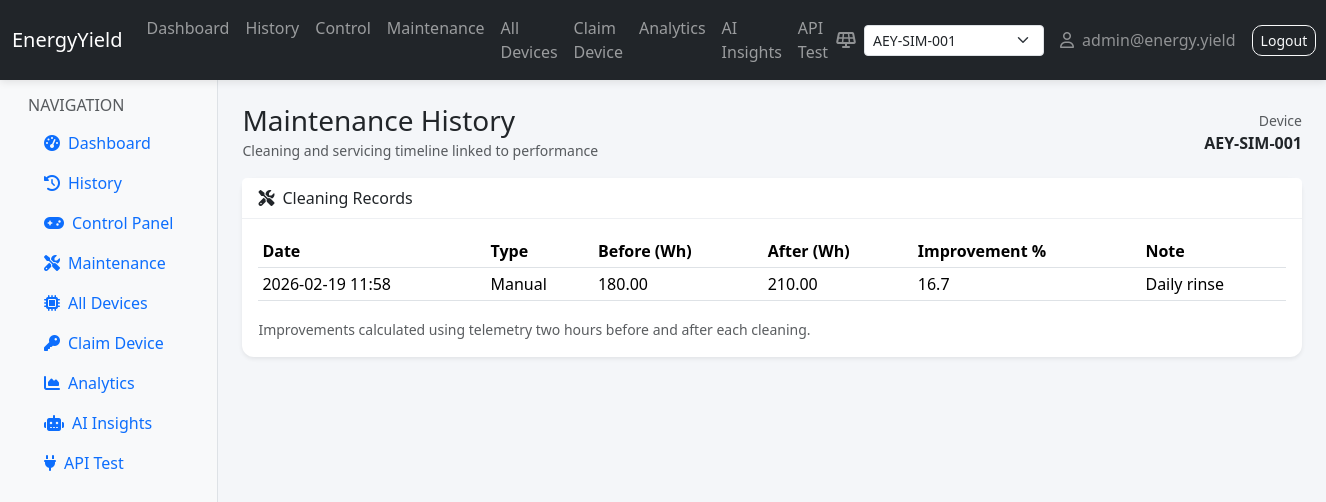
/maintenance (signed in), run on the app's committed database.
### models.py (models this page shows)
class User(db.Model):
    __tablename__ = "users"
    id = db.Column(db.Integer, primary_key=True)
    name = db.Column(db.String(128), nullable=False)
    email = db.Column(db.String(255), nullable=False, unique=True, index=True)
    password_hash = db.Column(db.String(255), nullable=False)
    created_at = db.Column(db.DateTime, nullable=False, default=datetime.utcnow)
    devices = db.relationship("Device", backref="owner", lazy=True)

class CleaningLog(db.Model):
    __tablename__ = "cleaning_logs"
    id = db.Column(db.Integer, primary_key=True)
    device_id = db.Column(db.String(64), db.ForeignKey("devices.device_id"), index=True, nullable=False)
    cleaned_at = db.Column(db.DateTime, nullable=False, default=datetime.utcnow)
    cleaning_type = db.Column(db.String(32), nullable=False)
    note = db.Column(db.Text, nullable=True)
    energy_before_wh = db.Column(db.Float, nullable=True)
    energy_after_wh = db.Column(db.Float, nullable=True)
    improvement_percent = db.Column(db.Float, nullable=True)

### routes/web.py (the view)
@web_bp.route("/maintenance")
@login_required
def maintenance():
    user = get_current_user()
    selected_device_id = _get_selected_device_id(user)
    devices = _get_user_devices(user)
    logs = []
    if selected_device_id:
        logs = (
            CleaningLog.query.filter_by(device_id=selected_device_id)
            .order_by(CleaningLog.cleaned_at.desc())
            .limit(100)
            .all()
        )
    return render_template("maintenance.html", devices=devices, selected_device_id=selected_device_id, logs=logs)

### auth.py (called while the page is built)
def get_current_user() -> Optional[User]:
    if hasattr(g, "user"):
        return g.user
    user_id = session.get("user_id")
    if not user_id:
        g.user = None
        return None
    user = User.query.get(user_id)
    g.user = user
    return user

def login_required(view: Callable):
    @wraps(view)
    def wrapped(*args, **kwargs):
        user = get_current_user()
        if not user:
            flash("Please log in to continue", "warning")
            return redirect(url_for("web.login"))
        return view(*args, **kwargs)
    return wrapped

### routes/web.py (called while the page is built)
def _get_user_devices(user):
    return Device.query.filter_by(user_id=user.id).order_by(Device.device_id.asc()).all()

def _get_selected_device_id(user):
    selected = session.get("selected_device_id")
    if selected:
        device = Device.query.filter_by(user_id=user.id, device_id=selected).first()
        if device:
            return selected
    first = Device.query.filter_by(user_id=user.id).order_by(Device.device_id.asc()).first()
    if first:
        session["selected_device_id"] = first.device_id
        return first.device_id
    return None

@web_bp.before_request
def load_user():
    get_current_user()

@web_bp.app_context_processor
def inject_nav_devices():
    user = get_current_user()
    if not user:
        return {}
    devices = _get_user_devices(user)
    selected = _get_selected_device_id(user)
    return {"nav_devices": devices, "nav_selected_device_id": selected}

### templates/maintenance.html (shortened to what this page needs)
{% extends 'base.html' %}
{% block content %}
<div class="d-flex flex-wrap align-items-center mb-3 gap-3">
  <div>
    <h3 class="mb-0">Maintenance History</h3>
    <small class="text-muted">Cleaning and servicing timeline linked to performance</small>
  </div>
  <div class="ms-auto text-end">
    <div class="text-muted small">Device</div>
    <div class="fw-semibold">{{ selected_device_id or 'No device' }}</div>
  </div>
</div>
<div class="card shadow-sm">
  <div class="card-header"><i class="fa-solid fa-screwdriver-wrench me-2"></i>Cleaning Records</div>
  <div class="card-body">
    <div class="table-responsive">
      <table class="table table-sm align-middle">
        <thead>
          <tr>
            <th>Date</th>
            <th>Type</th>
            <th>Before (Wh)</th>
            <th>After (Wh)</th>
            <th>Improvement %</th>
            <th>Note</th>
          </tr>
        </thead>
        <tbody>
          {% for item in logs %}
          <tr>
            <td>{{ item.cleaned_at.strftime('%Y-%m-%d %H:%M') if item.cleaned_at else '' }}</td>
            <td class="text-capitalize">{{ item.cleaning_type.replace('_', ' ') }}</td>
            <td>{{ '%.2f'|format(item.energy_before_wh) if item.energy_before_wh is not none else '--' }}</td>
            <td>{{ '%.2f'|format(item.energy_after_wh) if item.energy_after_wh is not none else '--' }}</td>
            <td>{{ '%.1f'|format(item.improvement_percent) if item.improvement_percent is not none else 'pending' }}</td>
            <td>{{ item.note or '' }}</td>
          </tr>
          {% else %}
          <tr><td colspan="6" class="text-muted">No maintenance records yet.</td></tr>
          {% endfor %}
        </tbody>
      </table>
    </div>
    <small class="text-muted">Improvements calculated using telemetry two hours before and after each cleaning.</small>
  </div>
</div>
{% endblock %}

### templates/base.html (shortened to what this page needs)
<!doctype html>
<html lang="en">
<head>
  <link href="https://cdn.jsdelivr.net/npm/bootstrap@5.3.3/dist/css/bootstrap.min.css" rel="stylesheet">
  <link href="https://cdnjs.cloudflare.com/ajax/libs/font-awesome/6.5.1/css/all.min.css" rel="stylesheet">
  <link rel="stylesheet" href="{{ url_for('static', filename='css/style.css') }}">
</head>
<body>
  <nav class="navbar navbar-expand-lg navbar-dark bg-dark">
    <div class="container-fluid">
      <a class="navbar-brand" href="/">EnergyYield</a>
      <div class="collapse navbar-collapse" id="navbarNav">
        <ul class="navbar-nav me-auto">
          {% if g.user %}
          <li class="nav-item"><a class="nav-link" href="/dashboard">Dashboard</a></li>
          <li class="nav-item"><a class="nav-link" href="/history">History</a></li>
          <li class="nav-item"><a class="nav-link" href="/control">Control</a></li>
          <li class="nav-item"><a class="nav-link" href="/maintenance">Maintenance</a></li>
          <li class="nav-item"><a class="nav-link" href="/devices">All Devices</a></li>
          <li class="nav-item"><a class="nav-link" href="/claim_device">Claim Device</a></li>
          <li class="nav-item"><a class="nav-link" href="/analytics">Analytics</a></li>
          <li class="nav-item"><a class="nav-link" href="/ai">AI Insights</a></li>
          <li class="nav-item"><a class="nav-link" href="/api-test">API Test</a></li>
          {% endif %}
        </ul>
        <ul class="navbar-nav ms-auto">
          {% if g.user %}
          {% if nav_devices %}
          <li class="nav-item me-3">
            <div class="d-flex align-items-center text-white-50">
              <i class="fa-solid fa-solar-panel me-2"></i>
              <select class="form-select form-select-sm" id="deviceSelector" aria-label="Select device">
                {% for d in nav_devices %}
                <option value="{{ d.device_id }}" {% if d.device_id == nav_selected_device_id %}selected{% endif %}>{{ d.device_id }}</option>
                {% endfor %}
              </select>
            </div>
          </li>
          {% endif %}
          <li class="nav-item d-flex align-items-center text-white-50 me-3">
            <i class="fa-regular fa-user me-2"></i>{{ g.user.email }}
          </li>
          <li class="nav-item"><a class="btn btn-outline-light btn-sm" href="/logout">Logout</a></li>
          {% else %}
          <li class="nav-item"><a class="nav-link" href="/login">Login</a></li>
          <li class="nav-item"><a class="nav-link" href="/register">Register</a></li>
          {% endif %}
        </ul>
      </div>
    </div>
  </nav>
  <div class="container-fluid">
    <div class="row flex-nowrap">
      <div class="col-auto bg-light border-end min-vh-100 sidebar">
        <div class="p-3">
          <h6 class="text-uppercase text-muted">Navigation</h6>
          <ul class="nav nav-pills flex-column mb-auto">
            <li class="nav-item"><a href="/dashboard" class="nav-link"><i class="fa-solid fa-gauge-high me-2"></i>Dashboard</a></li>
            <li class="nav-item"><a href="/history" class="nav-link"><i class="fa-solid fa-clock-rotate-left me-2"></i>History</a></li>
            <li class="nav-item"><a href="/control" class="nav-link"><i class="fa-solid fa-gamepad me-2"></i>Control Panel</a></li>
            <li class="nav-item"><a href="/maintenance" class="nav-link"><i class="fa-solid fa-screwdriver-wrench me-2"></i>Maintenance</a></li>
            <li class="nav-item"><a href="/devices" class="nav-link"><i class="fa-solid fa-microchip me-2"></i>All Devices</a></li>
            <li class="nav-item"><a href="/claim_device" class="nav-link"><i class="fa-solid fa-key me-2"></i>Claim Device</a></li>
            <li class="nav-item"><a href="/analytics" class="nav-link"><i class="fa-solid fa-chart-area me-2"></i>Analytics</a></li>
            <li class="nav-item"><a href="/ai" class="nav-link"><i class="fa-solid fa-robot me-2"></i>AI Insights</a></li>
            <li class="nav-item"><a href="/api-test" class="nav-link"><i class="fa-solid fa-plug me-2"></i>API Test</a></li>
          </ul>
        </div>
      </div>
      <div class="col p-4">
        {% block content %}{% endblock %}
      </div>
    </div>
  </div>
</body>
</html>

### static/css/style.css (style rules this page uses)
body { background-color: #f4f6f9; }
.sidebar { min-width: 200px; }
.card { border: none; border-radius: 12px; }
.card .card-header { background-color: #fff; border-bottom: 1px solid #eef0f3; }
.navbar { box-shadow: 0 2px 8px rgba(0,0,0,0.1); }
#deviceSelector { min-width: 180px; }
.card.shadow-sm { box-shadow: 0 8px 20px rgba(0,0,0,0.05); }
.btn { border-radius: 10px; }

### data on the page
User: user.email "admin@energy.yield"
CleaningLog: cleaned_at "2026-02-19 11:58", cleaning_type.replace "Manual", energy_before_wh "180.00", energy_after_wh "210.00", improvement_percent "16.7", note "Daily rinse"

### other printed values
{{ selected_device_id or 'No device' }} "AEY-SIM-001"
form field value "AEY-SIM-001"
